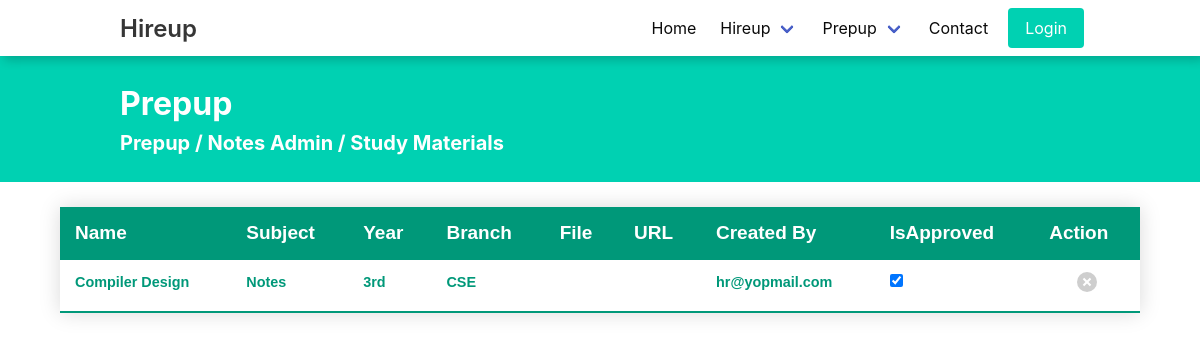
The page /prepup/admin/ (signed in) on the database as committed earlier.
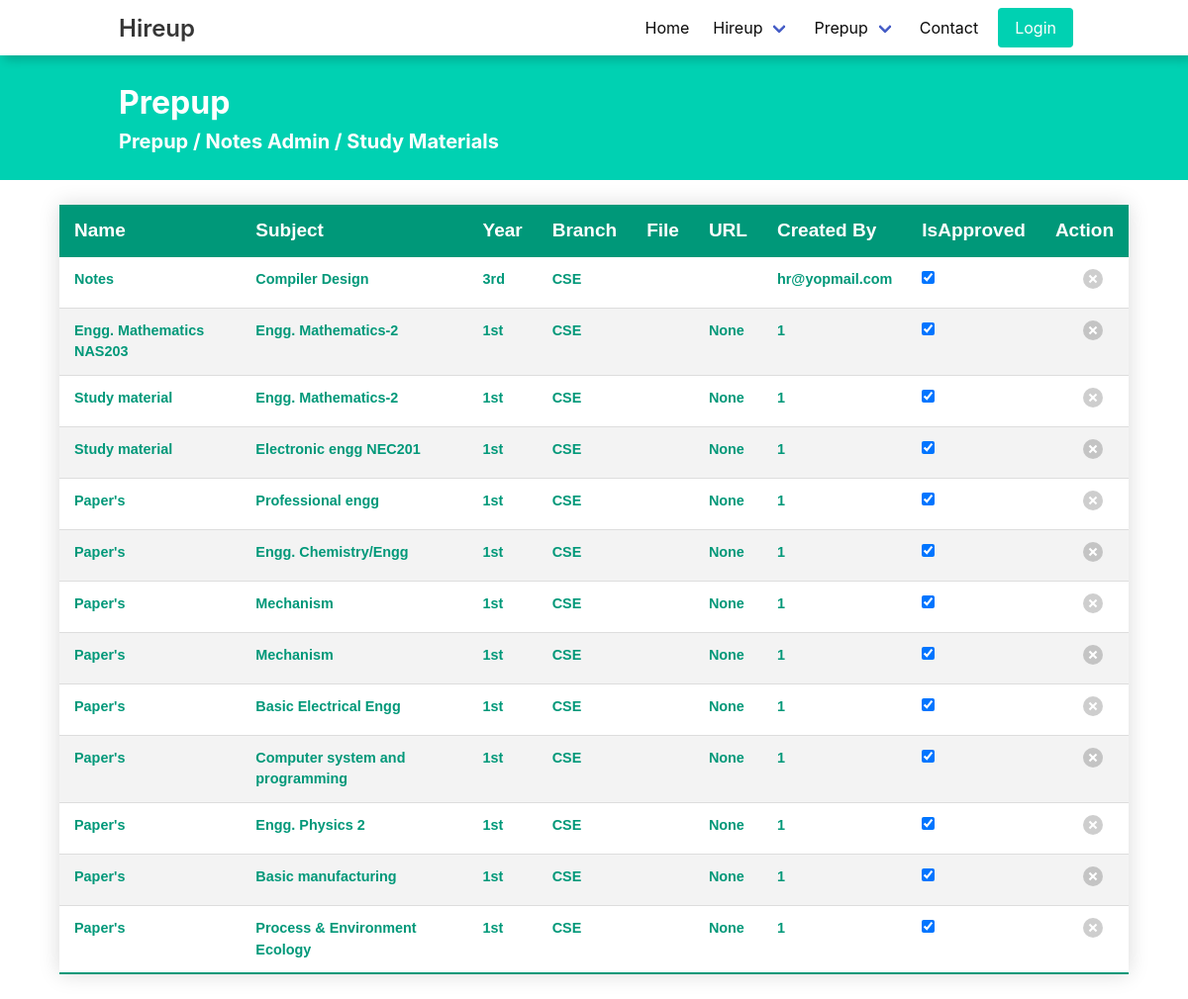
The same page on the database as committed later.
### NotesApp/models.py (models this page shows)
class StudyMaterials(models.Model):
    Years = (
        ("1st", "1st"),
        ("2nd", "2nd"),
        ("3rd", "3rd"),
        ("4th", "4th"),
    )
    Banches = (
        ("CSE", "CSE"),
        ("IT", "IT"),
        ("ME", "ME"),
        ("AG", "AG"),
        ("CE", "CE"),
        ("BT", "BT"),
    )
    subject = models.CharField(max_length=200)
    Name = models.CharField(max_length=200)
    years = models.CharField(max_length=100, choices=Years)
    Branch = models.CharField(max_length=200, choices=Banches, default=None)
    file = models.FileField(
        upload_to="StudyMaterials/Fileuploads/", null=True, blank=True)
    url = models.URLField(null=True, blank=True)
    createdBy = models.ForeignKey(User, on_delete=models.CASCADE)
    IsApproved = models.BooleanField(default=False)
    def __str__(self):
        return self.Name

### NotesApp/views.py (the view)
# urls.py: path('admin/', PrepupAdmin, name="PrepupAdmin"),
def PrepupAdmin(request):
    if checkSuperUser(request):
        studymaterials = StudyMaterials.objects.all()
        print(studymaterials)
        return render(request, 'prepup/Admin.html', {'data': studymaterials})
    else:
        return redirect('signin')

### NotesApp/views.py (called while the page is built)
def checkSuperUser(request):
    if request.user:
        user = request.user
        userObj = User.objects.filter(username=user).first()
        print(userObj.is_superuser)
        if userObj.is_superuser:
            return True
        else:
            return False

### templates/prepup/Admin.html (shortened to what this page needs)
<!DOCTYPE html>
<html lang="en">
<head>
  {% load static %}
  {% block css %}
  <link rel="stylesheet" href="https://cdn.jsdelivr.net/npm/bulma@0.9.3/css/bulma.min.css" />
  <link rel="stylesheet" href="{% static 'css/nav.css' %}" />
  <link rel="stylesheet" href="{% static 'css/Admin.css' %}" />
  {% endblock %}
</head>
<body class="">
  <nav class="navbar ">
    <div class="container">
      <div class="navbar-brand">
        <a class="navbar-item" href="">
          <p class="title is-4">Hireup</p>
        </a>
      </div>
      <div id="navMenubd-example" class="navbar-menu">
        <div class="navbar-end">
          <a class="navbar-item is-active " href="/"> Home </a>
          <div class="navbar-item has-dropdown is-hoverable">
            <a class="navbar-link is-active" href="">
              Hireup
            </a>
          </div>
          <div class="navbar-item has-dropdown is-hoverable">
            <a class="navbar-link is-active"> Prepup </a>
          </div>
          <a class="navbar-item is-active" href="/"> Contact </a>
          <a class="button is-primary m-2" type="button" href="{% url 'signin' %}">
            Login
          </a>
        </div>
      </div>
  </nav>
  {% block body %}
  <div class="has-background-primary set">
    <div class="container py-5">
      <h1 class="is-size-3 has-text-white m-0"><b>Prepup</b></h1>
      <h2 class="is-size-5 has-text-white"><b>Prepup / Notes Admin / Study Materials</b> </h2>
    </div>
  </div>
  <section class="section-Admin">
    <table class="styled-table">
      <thead>
        <tr>
          <th>Name</th>
          <th>Subject</th>
          <th>Year</th>
          <th>Branch</th>
          <th>File</th>
          <th>URL</th>
          <th>Created By</th>
          <th>IsApproved</th>
          <th>Action</th>
        </tr>
      </thead>
      <tbody>
        {% for i in data %}
        <tr class="active-row">
          <td>{{i.Name}}</td>
          <td>{{i.subject}}</td>
          <td>{{i.years}}</td>
          <td>{{i.Branch}}</td>
          {% if i.file %}
          <td>
          </td>
          {% else %}
          <td>{{i.file}}</td>
          {% endif %}
          {% if i.url %}
          <td>
          </td>
          {% else %}
          <td>{{i.url}}</td>
          {% endif %}
          <td>{{i.createdBy}}</td>
          <td>
            <div class="field">
              <input id=checkbox_{{i.id}} type="checkbox" name="IsApproved" class="switch is-thin" {% if i.IsApproved %}checked{% endif %} onclick="CheckIsApproved(this.id)">
            </div>
          </td>
          <td>
            <span class="icon">
            </span>
            <a href="{% url 'prepUpdate' i.id 'delete' %}" style="text-decoration: none;color: inherit;">
              <button class="delete"></button></a>
          </td>
        </tr>
        {% endfor %}
      </tbody>
    </table>
  </section>
  {% endblock %}
</body>
</html>

Rows that differ between the two databases and show on the page:
changed StudyMaterials "Notes": Name "Compiler Design" → "Notes"; subject "Notes" → "Compiler Design"
added StudyMaterials: Name "Engg. Mathematics NAS203", subject "Engg. Mathematics-2", years "1st", Branch "CSE", url "None", createdBy "1", IsApproved "☑"
added StudyMaterials: Name "Study material", subject "Engg. Mathematics-2", years "1st", Branch "CSE", url "None", createdBy "1", IsApproved "☑"
added StudyMaterials: Name "Study material", subject "Electronic engg NEC201", years "1st", Branch "CSE", url "None", createdBy "1", IsApproved "☑"
added StudyMaterials: Name "Paper's", subject "Professional engg", years "1st", Branch "CSE", url "None", createdBy "1", IsApproved "☑"
added StudyMaterials: Name "Paper's", subject "Engg. Chemistry/Engg", years "1st", Branch "CSE", url "None", createdBy "1", IsApproved "☑"
added StudyMaterials: Name "Paper's", subject "Mechanism", years "1st", Branch "CSE", url "None", createdBy "1", IsApproved "☑"
added StudyMaterials: Name "Paper's", subject "Mechanism", years "1st", Branch "CSE", url "None", createdBy "1", IsApproved "☑"
added StudyMaterials: Name "Paper's", subject "Basic Electrical Engg", years "1st", Branch "CSE", url "None", createdBy "1", IsApproved "☑"
added StudyMaterials: Name "Paper's", subject "Computer system and programming", years "1st", Branch "CSE", url "None", createdBy "1", IsApproved "☑"
added StudyMaterials: Name "Paper's", subject "Engg. Physics 2", years "1st", Branch "CSE", url "None", createdBy "1", IsApproved "☑"
added StudyMaterials: Name "Paper's", subject "Basic manufacturing", years "1st", Branch "CSE", url "None", createdBy "1", IsApproved "☑"
added StudyMaterials: Name "Paper's", subject "Process & Environment Ecology", years "1st", Branch "CSE", url "None", createdBy "1", IsApproved "☑"
